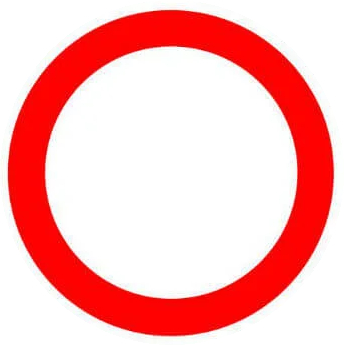
#> input picture data/road-signs/movement-prohibition.jpg, 344 x 345 px, given in place of the camera
$ python contours-4-video.py
#> lines starting #> are read from the running program, lines starting #| are printed output that depends on the picture; after the words box and inside, x2 and y2 are one past the last pixel; in counts of white or black regions, pixels touching at a corner belong together
import cv2


# Функция-обработчик состояния трекбара (не делает ничего):
def doNothing(x):
    pass


cap = cv2.VideoCapture(0)

cv2.namedWindow('result')

cv2.createTrackbar('min_h1', 'result', 0, 180, doNothing)
cv2.createTrackbar('min_h2', 'result', 0, 180, doNothing)
cv2.createTrackbar('min_s', 'result', 0, 255, doNothing)
cv2.createTrackbar('min_v', 'result', 0, 255, doNothing)

cv2.createTrackbar('max_h1', 'result', 0, 180, doNothing)
cv2.createTrackbar('max_h2', 'result', 0, 180, doNothing)
cv2.createTrackbar('max_s', 'result', 0, 255, doNothing)
cv2.createTrackbar('max_v', 'result', 0, 255, doNothing)

cv2.setTrackbarPos('min_s', 'result', 100)
cv2.setTrackbarPos('min_v', 'result', 100)


cv2.setTrackbarPos('min_h1', 'result', 0)
cv2.setTrackbarPos('max_h1', 'result', 0)

cv2.setTrackbarPos('min_h2', 'result', 160)
cv2.setTrackbarPos('max_h2', 'result', 180)

cv2.setTrackbarPos('max_s', 'result', 255)
cv2.setTrackbarPos('max_v', 'result', 255)

while True:
    ret, frame = cap.read()
#> frame is the input picture: shape (345, 344, 3); mean B, G, R 182.9, 183.3, 252.4

    frame_hsv = cv2.cvtColor(frame, cv2.COLOR_BGR2HSV)
#> frame_hsv: shape (345, 344, 3); mean H, S, V 13.3, 72.1, 252.8
    # Размываем HSV-картинку с матрицей размытия 5*5
    frame_hsv = cv2.blur(frame_hsv, (5,5))
#> frame_hsv: shape (345, 344, 3); mean H, S, V 13.3, 72.1, 252.8


    min_h1 = cv2.getTrackbarPos('min_h1', 'result')
    min_h2 = cv2.getTrackbarPos('min_h2', 'result')
    min_s = cv2.getTrackbarPos('min_s', 'result')
    min_v = cv2.getTrackbarPos('min_v', 'result')

    max_h1 = cv2.getTrackbarPos('max_h1', 'result')
    max_h2 = cv2.getTrackbarPos('max_h2', 'result')
    max_s = cv2.getTrackbarPos('max_s', 'result')
    max_v = cv2.getTrackbarPos('max_v', 'result')

    mask1 = cv2.inRange(frame_hsv, (min_h1, min_s, min_v), (max_h1, max_s, max_v))
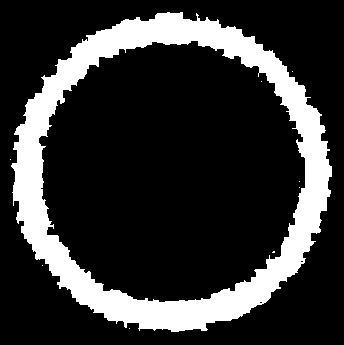
#> mask1: shape (345, 344); 20.2% white; 9 white regions (8 under 20 px), largest, box (x1, y1, x2, y2) and area: (11, 12, 332, 332) 23991
    mask2 = cv2.inRange(frame_hsv, (min_h2, min_s, min_v), (max_h2, max_s, max_v))
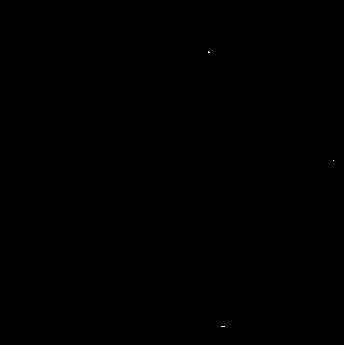
#> mask2: shape (345, 344); 0.01% white in thin lines or dots, all inside (x1, y1, x2, y2) = (208, 51, 334, 327)
    mask = cv2.bitwise_or(mask1, mask2)


    # Избавляемся от мелких объектов.
    # Уменньшаем контуры белых объектов: если в рамках матрицы есть "не белый" пиксель, то все становится черным.
    matrix = (30,30)
    maskEr = cv2.erode(mask, matrix, iterations=2)
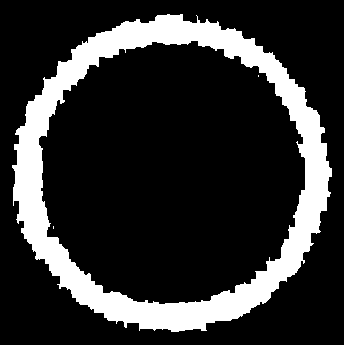
#> maskEr: shape (345, 344); 19% white; 3 white regions (2 under 20 px), largest, box (x1, y1, x2, y2) and area: (12, 14, 332, 332) 22568
    # Обратная функции erode: если есть белый пиксель, весь контур становится белым.
    maskDi = cv2.dilate(maskEr, matrix, iterations=4)
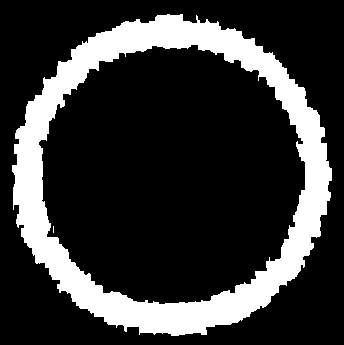
#> maskDi: shape (345, 344); 21.2% white; 2 white regions (1 under 20 px)
    # Избавились.

    result = cv2.bitwise_and(frame, frame, mask=maskDi)
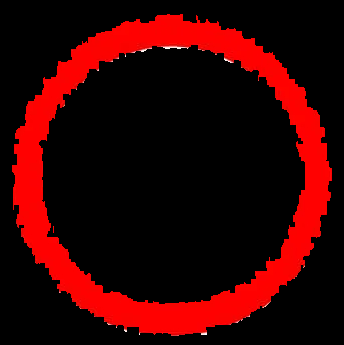
#> result: shape (345, 344, 3); mean B, G, R 0.7, 0.8, 53.5
    result_hsv = cv2.bitwise_and(frame_hsv, frame_hsv, mask=maskDi)
#> result_hsv: shape (345, 344, 3); mean H, S, V 0.6, 53.3, 53.5


    # Ищем контуры
    contours = cv2.findContours(maskDi, cv2.RETR_TREE, cv2.CHAIN_APPROX_NONE)
#> contours = 3 contours, 1 with area under 20; largest, box (x1, y1, x2, y2) and area: (12, 14, 332, 336) 78054, (38, 44, 306, 305) 53996
    # Сами структуры контуров хранятся в начальном элементе возвращаемого значения:
    contours = contours[0]

    # Их, кстати, может и не быть:
    if contours:
        # Сортируем по убыванию площади контура — хотим один самый большой:
        contours = sorted(contours, key=cv2.contourArea, reverse=True)

        # Третий аргумент — это индекс контура, который мы хотим вывести. Мы хотим самый большой.
        # Вывести все можно, передав -1 вместо 0:
        cv2.drawContours(result, contours, 0, (255, 0, 0), 3)

        # Получаем прямоугольник, обрамляющий нащ контур:
        (x, y, w, h) = cv2.boundingRect(contours[0])
#> x = 12; y = 14; w = 320; h = 322

        # И выводим его:
        cv2.rectangle(result, (x, y), (x+w, y+h), (0, 255, 0), 2)


        # Аналогично строим минимальную описанную вокруг наибольшего контура окружность:
        (x, y), radius = cv2.minEnclosingCircle(contours[0])
#> x = 171.2; y = 175.4; radius = 162.3
        center = (int(x), int(y))
#> center = (171, 175)
        radius = int(radius)
#> radius = 162
        cv2.circle(result, center, radius, (0, 255, 0), 2)
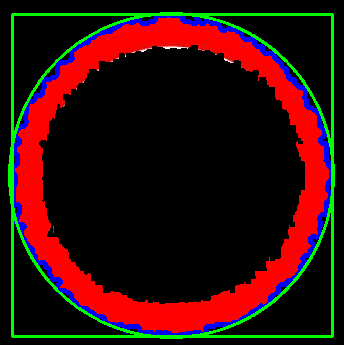
#> result: shape (345, 344, 3); mean B, G, R 10.4, 14.3, 46.5

    cv2.imshow('mask', mask)
    cv2.imshow('maskDi', maskDi)
    cv2.imshow('result', result)

    if cv2.waitKey(1) == 27:
#> (key Esc is pressed here)
        break

cap.release()
cv2.destroyAllWindows()
